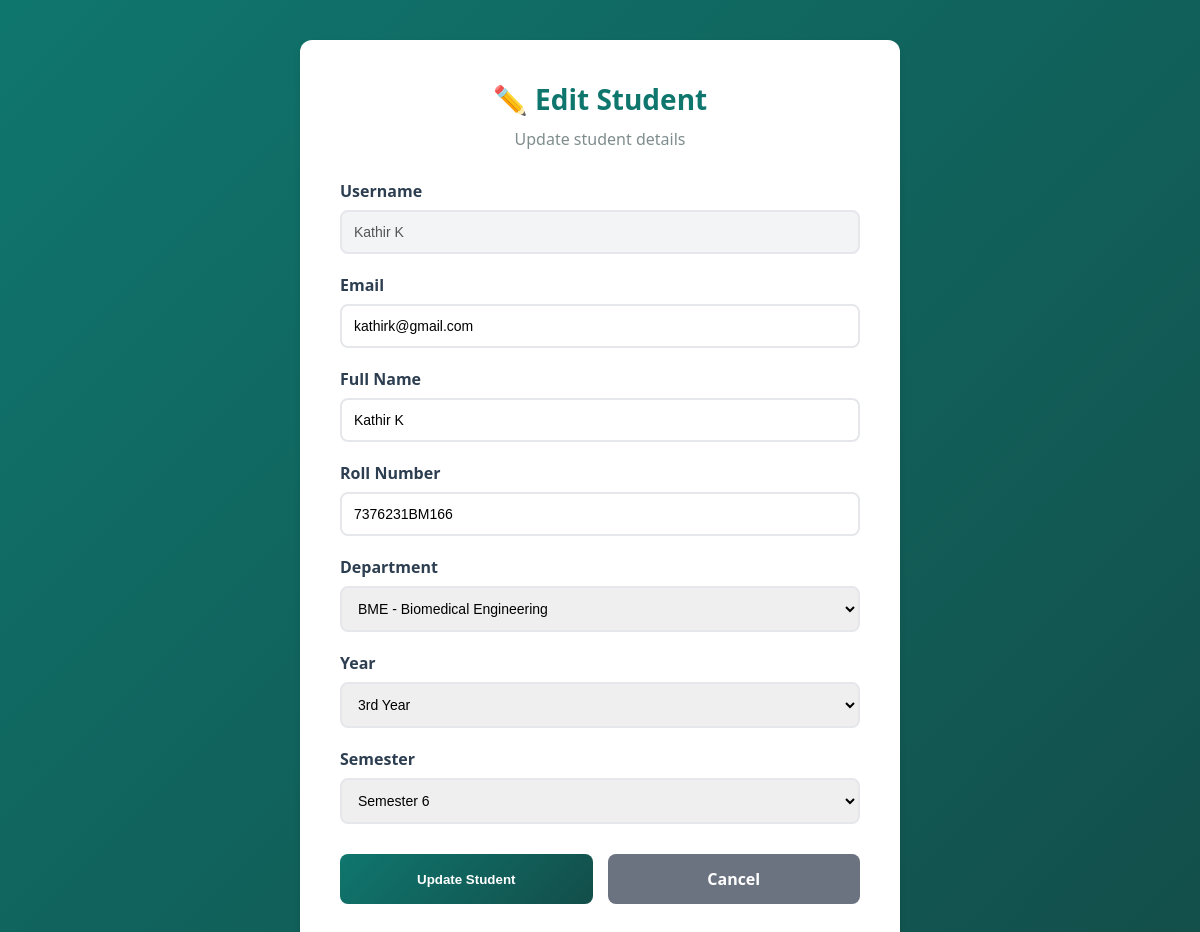
Screenshot of /admin_edit_student/5/ (signed in) with the database file from the repository.
### backend/students/models.py (models this page shows, shortened)
class Student(models.Model):
    user = models.OneToOneField(User, on_delete=models.CASCADE)
    name = models.CharField(max_length=100, blank=True, null=True)
    roll_no = models.CharField(max_length=50, blank=True, null=True)
    department = models.CharField(max_length=100, blank=True, null=True)
    year = models.IntegerField(blank=True, null=True)
    semester = models.IntegerField(blank=True, null=True)

### backend/students/views.py (the view, shortened to what this page needs)
# urls.py: path('admin_edit_student/<int:student_id>/', views.admin_edit_student, name='admin_edit_student'),
@login_required
def admin_edit_student(request, student_id):
    if not request.user.is_superuser:
        return redirect("student_dashboard")
    student = Student.objects.get(id=student_id)
    return render(request, "admin_edit_student.html", {"student": student})

### frontend/templates/admin_edit_student.html (shortened to what this page needs)
<!DOCTYPE html>
<html lang="en">
<head>
</head>
<body>
    <div class="container">
        <div class="form-card">
            <div class="form-header">
                <h1>✏️ {% if not student.name or not student.department %}Complete Student Profile{% else %}Edit Student{% endif %}</h1>
                <p style="color: #7f8c8d;">{% if not student.name or not student.department %}Fill in missing student details{% else %}Update student details{% endif %}</p>
            </div>
            <form method="POST">
                <div class="form-group">
                    <label>Username</label>
                    <input type="text" value="{{ student.user.username }}" disabled>
                </div>
                <div class="form-group">
                    <label>Email</label>
                    <input type="email" name="email" value="{{ student.user.email }}">
                </div>
                <div class="form-group">
                    <label>Full Name {% if not student.name %}<span style="color: #dc2626;">*</span>{% endif %}</label>
                    <input type="text" name="name" value="{{ student.name|default:'' }}" placeholder="Enter full name" {% if not student.name %}required{% endif %}>
                </div>
                <div class="form-group">
                    <label>Roll Number {% if not student.roll_no %}<span style="color: #dc2626;">*</span>{% endif %}</label>
                    <input type="text" name="roll_no" value="{{ student.roll_no|default:'' }}" placeholder="Enter roll number" {% if not student.roll_no %}required{% endif %}>
                </div>
                <div class="form-group">
                    <label>Department {% if not student.department %}<span style="color: #dc2626;">*</span>{% endif %}</label>
                    <select name="department" {% if not student.department %}required{% endif %}>
                        <option value="BME" {% if student.department == "BME" %}selected{% endif %}>BME - Biomedical Engineering</option>
                    </select>
                </div>
                <div class="form-group">
                    <label>Year</label>
                    <select name="year">
                        <option value="3" {% if student.year == 3 %}selected{% endif %}>3rd Year</option>
                    </select>
                </div>
                <div class="form-group">
                    <label>Semester</label>
                    <select name="semester">
                        <option value="6" {% if student.semester == 6 %}selected{% endif %}>Semester 6</option>
                    </select>
                </div>
                <div class="form-actions">
                    <button type="submit" class="btn btn-primary">Update Student</button>
                    <a href="{% url 'admin_dashboard' %}" class="btn btn-secondary">Cancel</a>
                </div>
            </form>
        </div>
    </div>
</body>
</html>

### frontend/templates/admin_edit_student.html (style rules this page uses)
* { margin: 0; padding: 0; box-sizing: border-box; }
body { font-family: 'Segoe UI', Tahoma, Geneva, Verdana, sans-serif; background: linear-gradient(135deg, #0f766e 0%, #134e4a 100%); min-height: 100vh; padding: 40px 20px; }
.container { max-width: 600px; margin: 0 auto; }
.form-card { background: white; padding: 40px; border-radius: 12px; box-shadow: 0 4px 6px rgba(0, 0, 0, 0.1); }
.form-header { text-align: center; margin-bottom: 30px; }
.form-header h1 { color: #0f766e; font-size: 28px; margin-bottom: 10px; }
.form-group { margin-bottom: 20px; }
.form-group label { display: block; font-weight: 600; color: #2c3e50; margin-bottom: 8px; }
.form-group input, .form-group select { width: 100%; padding: 12px; border: 2px solid #e5e7eb; border-radius: 8px; font-size: 14px; }
.form-group input:disabled { background: #f3f4f6; cursor: not-allowed; }
.form-actions { display: flex; gap: 15px; margin-top: 30px; }
.btn { flex: 1; padding: 14px; border: none; border-radius: 8px; font-weight: 600; cursor: pointer; text-decoration: none; text-align: center; transition: all 0.3s; }
.btn-primary { background: linear-gradient(135deg, #0f766e 0%, #134e4a 100%); color: white; }
.btn-secondary { background: #6b7280; color: white; }

### rows the page displays
Student: user.username "Kathir K", email "kathirk@gmail.com", name "Kathir K", roll_no "7376231BM166", department "BME - Biomedical Engineering", year "3rd Year", semester "Semester 6"
